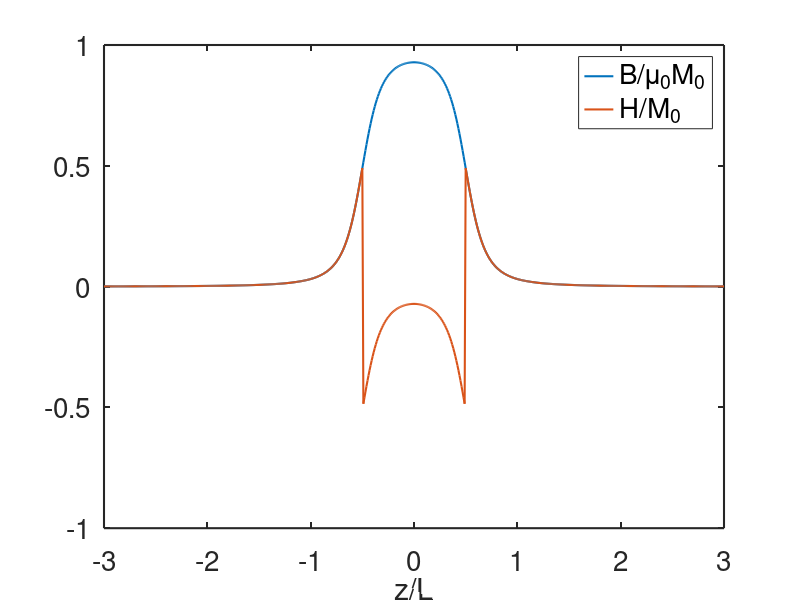

Source code (MATLAB):
a=1;
l=5;
z=[-3:.01:3];

function ret = bfield(z,a,l)
  ret = (z-l/2) / sqrt(a*a+(l/2-z)*(l/2-z)) - (z+l/2)/sqrt(a*a+(l/2+z)*(l/2+z));
  ret /= -2;
endfunction

function ret = hfield(z,a,l)
  ret = bfield(z,a,l);
  if abs(z) < l/2
    ret -= 1;
  endif
endfunction

bval = arrayfun(@(x) bfield(x*l,a,l), z);
hval = arrayfun(@(x) hfield(x*l,a,l), z);

plot(z, bval,'linewidth', 1.5, z, hval, 'linewidth', 1.5);
xlabel('z/L');
set(gca, 'fontsize', 20);
set(gca, 'linewidth', 1.5);
h = legend('B/\mu_0M_0', 'H/M_0');
set(h, "fontsize", 20);
